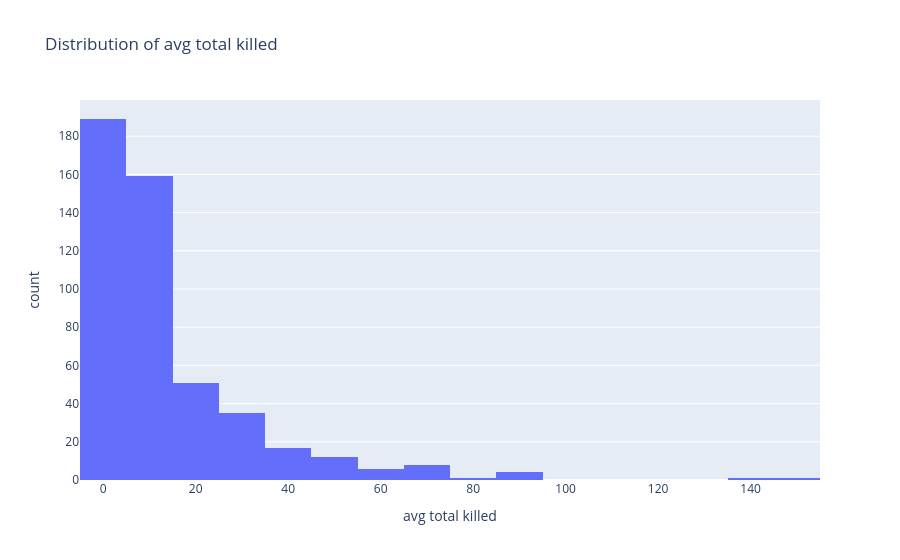
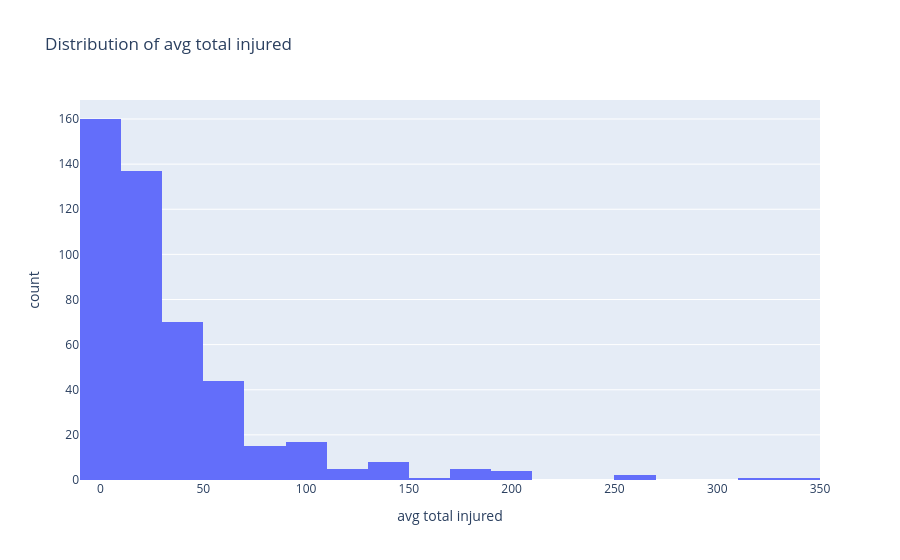

The code cell stored with these charts, in order, in its notebook:
### Markdown cell above
`Distribution visualization` → histogram, KDE (density), boxplot.

### Code cell
fig=px.histogram(df,x="avg total killed",nbins=20,title="Distribution of avg total killed")
fig.show()
fig=px.histogram(df,x="avg total injured",nbins=20,title="Distribution of avg total injured")
fig.show()

### Figure 1 — Plotly figure (JSON) as saved in the notebook; plotly's stock layout.template omitted (floating-point values rounded to 4 significant figures; data arrays with more than 128 entries replaced by an {"elided": "..."} marker saying what was removed)
{"data": [{"bingroup": "x", "hovertemplate": "avg total killed=%{x}<br>count=%{y}<extra></extra>", "legendgroup": "", "marker": {"color": "#636efa", "pattern": {"shape": ""}}, "name": "", "nbinsx": 20, "orientation": "v", "showlegend": false, "type": "histogram", "x": {"elided": "496 float values"}, "xaxis": "x", "yaxis": "y"}], "layout": {"barmode": "relative", "legend": {"tracegroupgap": 0}, "title": {"text": "Distribution of avg total killed"}, "xaxis": {"anchor": "y", "domain": [0, 1], "title": {"text": "avg total killed"}}, "yaxis": {"anchor": "x", "domain": [0, 1], "title": {"text": "count"}}}}

### Figure 2 — Plotly figure (JSON) as saved in the notebook; plotly's stock layout.template omitted (floating-point values rounded to 4 significant figures; data arrays with more than 128 entries replaced by an {"elided": "..."} marker saying what was removed)
{"data": [{"bingroup": "x", "hovertemplate": "avg total injured=%{x}<br>count=%{y}<extra></extra>", "legendgroup": "", "marker": {"color": "#636efa", "pattern": {"shape": ""}}, "name": "", "nbinsx": 20, "orientation": "v", "showlegend": false, "type": "histogram", "x": {"elided": "496 float values"}, "xaxis": "x", "yaxis": "y"}], "layout": {"barmode": "relative", "legend": {"tracegroupgap": 0}, "title": {"text": "Distribution of avg total injured"}, "xaxis": {"anchor": "y", "domain": [0, 1], "title": {"text": "avg total injured"}}, "yaxis": {"anchor": "x", "domain": [0, 1], "title": {"text": "count"}}}}
